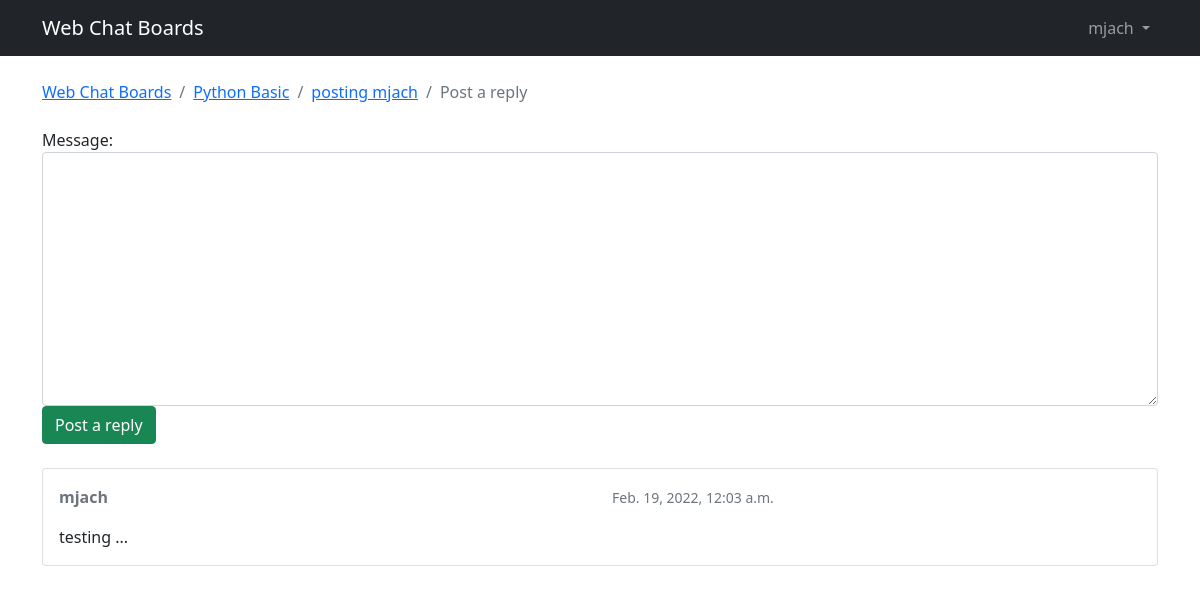
The page /board_topic/1/topics/13/reply/ (signed in) on the database as committed earlier.
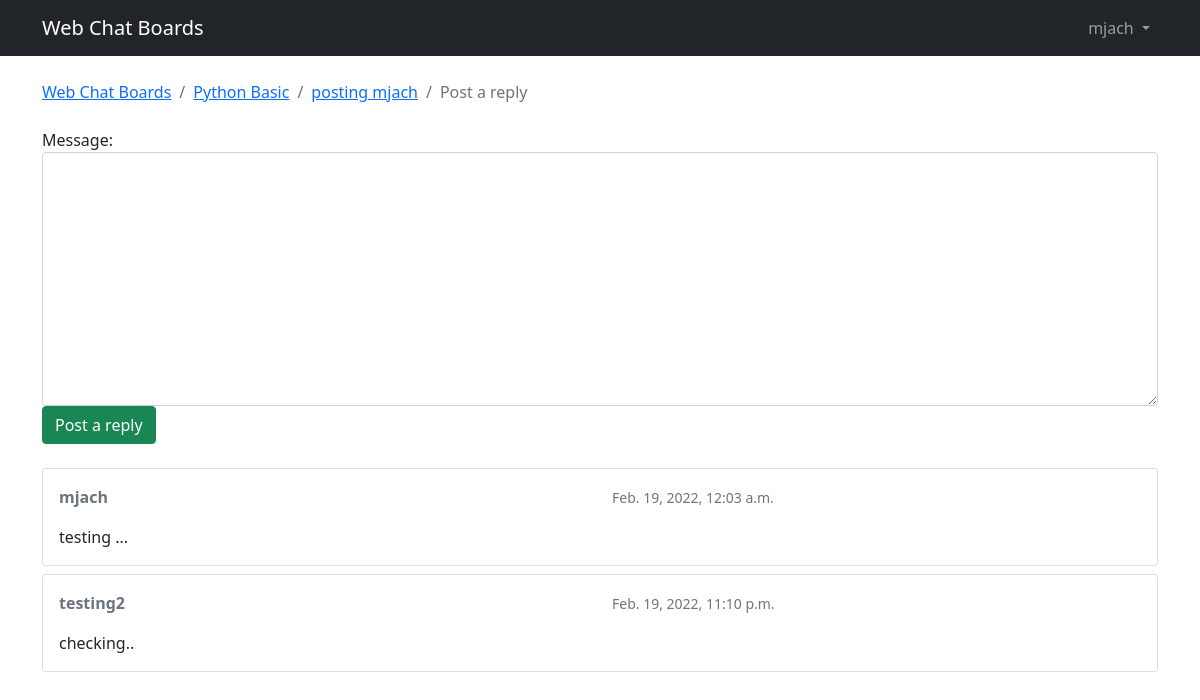
The same page on the database as committed later.
### webchat/models.py (models this page shows, shortened)
class Post(models.Model):
    message = models.TextField(max_length = 5000)
    topic = models.ForeignKey(ChatTopic, related_name = 'posts',on_delete=models.CASCADE)
    createdAt = models.DateTimeField(auto_now_add = True)
    updatedAt = models.DateTimeField(null = True)
    createdBy = models.ForeignKey(User, related_name = 'posts',on_delete=models.CASCADE)
    updatedBy = models.ForeignKey(User, null = True, related_name = '+',on_delete=models.CASCADE)

### webchat/views.py (the view)
@login_required
def reply_topic(request, pk, topic_pk):
    topic = get_object_or_404(ChatTopic, boardName__pk=pk, pk=topic_pk )
    if request.method == 'POST':
        form = PostForm(request.POST)
        if form.is_valid():
            post = form.save(commit=False)
            post.topic = topic
            post.createdBy = request.user
            post.save()
            return redirect('topic_posts', pk=pk, topic_pk=topic_pk)
    else:
        form = PostForm()
    return render(request,'reply_topic.html', {'topic':topic, 'form':form})

### webchat/forms.py
class PostForm(forms.ModelForm):
    class Meta:
        model = Post
        fields = ['message']

### webchat/templatetags/form_tags.py (called while the page is built)
@register.filter
def input_class(bound_field):
    css_class = ''
    if bound_field.form.is_bound:
        if bound_field.errors:
            css_class = 'is-invalid'
        elif field_type(bound_field) != 'PasswordInput':
            css_class = 'is-valid'
    return 'form-control {}'.format(css_class)

### templates/reply_topic.html (shortened to what this page needs)
{% extends 'base.html' %}
{% load static %}
{% block breadcrumb %}
  <li class="breadcrumb-item"><a href="{% url 'home' %}">Web Chat Boards</a></li>
  <li class="breadcrumb-item"><a href="{% url 'board_topic' topic.boardName.pk %}">{{ topic.boardName.name }}</a></li>
  <li class="breadcrumb-item"><a href="{% url 'topic_posts' topic.boardName.pk topic.pk %}">{{ topic.subject }}</a></li>
  <li class="breadcrumb-item active">Post a reply</li>
{% endblock %}
{% block content %}
  <form method="post" class="mb-4">
    {% include 'includes/form.html' %}
    <button type="submit" class="btn btn-success">Post a reply</button>
  </form>
  {% for post in topic.posts.all %}
    <div class="card mb-2">
      <div class="card-body p-3">
        <div class="row mb-3">
          <div class="col-6">
            <strong class="text-muted">{{ post.createdBy.username }}</strong>
          </div>
          <div class="col-6 text-right">
            <small class="text-muted">{{ post.createdAt }}</small>
          </div>
        </div>
        {{ post.message }}
      </div>
    </div>
  {% endfor %}
{% endblock %}

Rows that differ between the two databases and show on the page:
added Post: createdBy.username "testing2", createdAt "Feb. 19, 2022, 11:10 p.m.", message "checking.."
